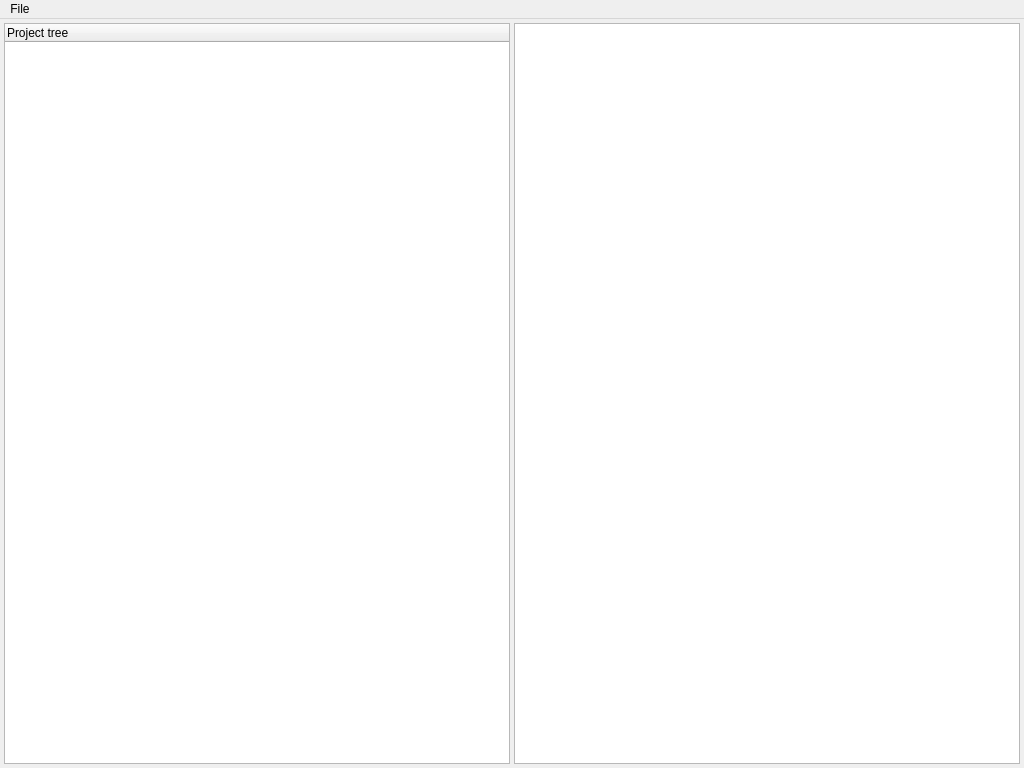
<?xml version="1.0" encoding="UTF-8"?>
<ui version="4.0">
 <class>MainWindow</class>
 <widget class="QMainWindow" name="MainWindow">
  <property name="geometry">
   <rect>
    <x>0</x>
    <y>0</y>
    <width>1024</width>
    <height>768</height>
   </rect>
  </property>
  <property name="windowTitle">
   <string>ProgramModifier</string>
  </property>
  <widget class="QWidget" name="centralWidget">
   <layout class="QHBoxLayout" name="mainLayout">
    <property name="spacing">
     <number>4</number>
    </property>
    <property name="margin">
     <number>4</number>
    </property>
    <item>
     <widget class="QTreeWidget" name="filesTreeWidget">
      <property name="editTriggers">
       <set>QAbstractItemView::NoEditTriggers</set>
      </property>
      <column>
       <property name="text">
        <string notr="true">Project tree</string>
       </property>
      </column>
     </widget>
    </item>
    <item>
     <widget class="QTextEdit" name="codeTextEdit">
      <property name="font">
       <font>
        <family>Courier</family>
        <pointsize>10</pointsize>
       </font>
      </property>
      <property name="toolTip">
       <string>Press space to change row color</string>
      </property>
      <property name="lineWrapMode">
       <enum>QTextEdit::NoWrap</enum>
      </property>
      <property name="readOnly">
       <bool>true</bool>
      </property>
      <property name="textInteractionFlags">
       <set>Qt::TextSelectableByKeyboard|Qt::TextSelectableByMouse</set>
      </property>
     </widget>
    </item>
   </layout>
  </widget>
  <widget class="QMenuBar" name="menuBar">
   <property name="geometry">
    <rect>
     <x>0</x>
     <y>0</y>
     <width>1024</width>
     <height>21</height>
    </rect>
   </property>
   <widget class="QMenu" name="menuFile">
    <property name="title">
     <string>File</string>
    </property>
    <addaction name="actionOpen_folder"/>
    <addaction name="separator"/>
    <addaction name="actionExit"/>
   </widget>
   <addaction name="menuFile"/>
  </widget>
  <action name="actionOpen_folder">
   <property name="text">
    <string>Open folder</string>
   </property>
   <property name="shortcut">
    <string>Ctrl+O</string>
   </property>
  </action>
  <action name="actionExit">
   <property name="text">
    <string>Exit</string>
   </property>
  </action>
 </widget>
 <layoutdefault spacing="6" margin="11"/>
 <resources/>
 <connections/>
</ui>
